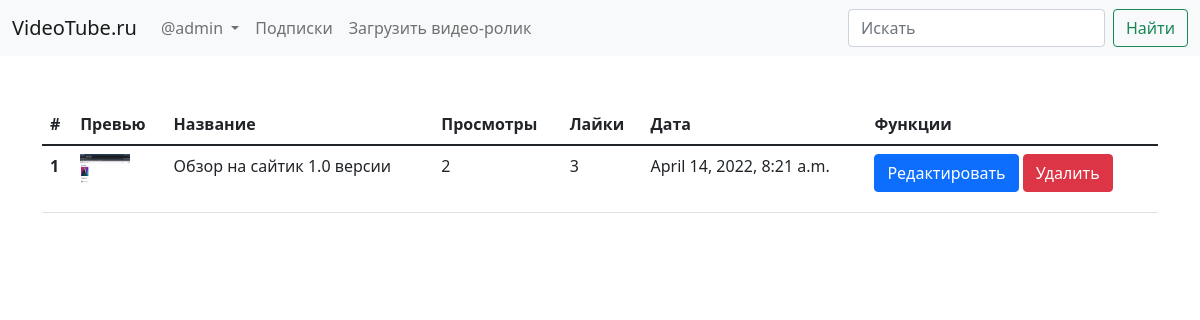
Page /video-management/ (signed in) on the committed database.
### youtubeapp/models.py (models this page shows, shortened)
class Video(models.Model):
    channel = models.ForeignKey(Channel, on_delete=models.CASCADE, verbose_name='Канал', blank=True, null=True)
    video_file = models.FileField(upload_to='videos/', null=True, blank=True, verbose_name='Видео-файл')
    created = models.DateTimeField(auto_now_add=True, null=True, blank=True)
    title = models.CharField(max_length=200, verbose_name='Название ролика')
    description = models.TextField("Описание")
    visibility = models.BooleanField(choices=((False, 'Приватный'), (True, 'Публичный')))
    thumbnail = models.ImageField(upload_to='thumbnails/', null=False)
    likes = models.PositiveIntegerField(default=0)
    views = models.PositiveIntegerField(default=0)
    def get_absolute_url(self):
        return reverse('watch', args=[self.pk])
    class Meta:
        verbose_name = 'Видео-ролик'
        verbose_name_plural = 'Видео-ролики'
        ordering = ['-created']

### youtubeapp/views.py (the view)
# urls.py: path('video-management/', ChannelManagementPage.as_view(), name='management'),
class ChannelManagementPage(LoginRequiredMixin, View):
    def get(self, request, *args, **kwargs):
        channel = get_object_or_404(Channel, user=request.user)
        objects = Video.objects.filter(channel=channel)
        context = {
            'objects': objects
        }
        return render(request, 'management.html', context)

### templates/management.html (shortened to what this page needs)
{% extends 'base.html' %}
{% block content %}
<div class="container mt-5">
	<table class="table">
  <thead>
    <tr>
      <th scope="col">#</th>
      <th scope="col">Превью</th>
      <th scope="col">Название</th>
      <th scope="col">Просмотры</th>
      <th scope="col">Лайки</th>
      <th scope="col">Дата</th>
      <th scope="col">Функции</th>
    </tr>
  </thead>
  <tbody>
    {% for video in objects %}
    <tr>
      <th scope="row">{{forloop.counter}}</th>
      <th><a href="{{ video.get_absolute_url }}"><img src="{{video.thumbnail.url}}" height="50" width="50"></a></th>
      <td>{{video.title}}</td>
      <td>{{video.views}}</td>
      <td>{{video.likes}}</td>
      <td>{{video.created}}</td>
      <td><a href="{% url 'update_video' video.pk %}" class="btn btn-primary">Редактировать</a> <a href="{% url 'delete_video' video.pk %}" class="btn btn-danger">Удалить</a></td>
    </tr>
    {% endfor %}
  </tbody>
</table>
</div>
{% endblock content %}

### templates/base.html (shortened to what this page needs)
<!doctype html>
<html lang="en">
  <head>
    <link href="https://cdn.jsdelivr.net/npm/bootstrap@5.1.3/dist/css/bootstrap.min.css" rel="stylesheet">
  </head>
  <body>
    <nav class="navbar navbar-expand-lg navbar-light bg-light">
  <div class="container-fluid">
    <a class="navbar-brand" href="/">VideoTube.ru</a>
    <div class="collapse navbar-collapse" id="navbarSupportedContent">
      <ul class="navbar-nav me-auto mb-2 mb-lg-0">
        <li class="nav-item dropdown">
          <a class="nav-link dropdown-toggle" href="#" id="navbarDropdown" role="button" data-bs-toggle="dropdown" aria-expanded="false">
            {% if user.is_authenticated %}@{{user.username}}{% endif %}
          </a>
        </li>
        {% if user.is_authenticated %}
          <li class="nav-item">
          <a class="nav-link" href="{% url 'subs' %}">Подписки</a>
        </li>
        <li class="nav-item">
          <a href="{% url 'upload' %}" class="nav-link">Загрузить видео-ролик</a>
        </li>
        {% endif %}
      </ul>
      <form class="d-flex">
        <input class="form-control me-2" type="search" placeholder="Искать" aria-label="Search">
        <button class="btn btn-outline-success" type="submit">Найти</button>
      </form>
    </div>
  </div>
</nav>
    <div class="">
        {% block content %}{% endblock content %}
    </div>
  </body>
</html>

### rows in the picture
Video: thumbnail (picture), title "Обзор на сайтик 1.0 версии", views "2", likes "3", created "April 14, 2022, 8:21 a.m."

### other values in the picture
{{ user.username }} "admin"
